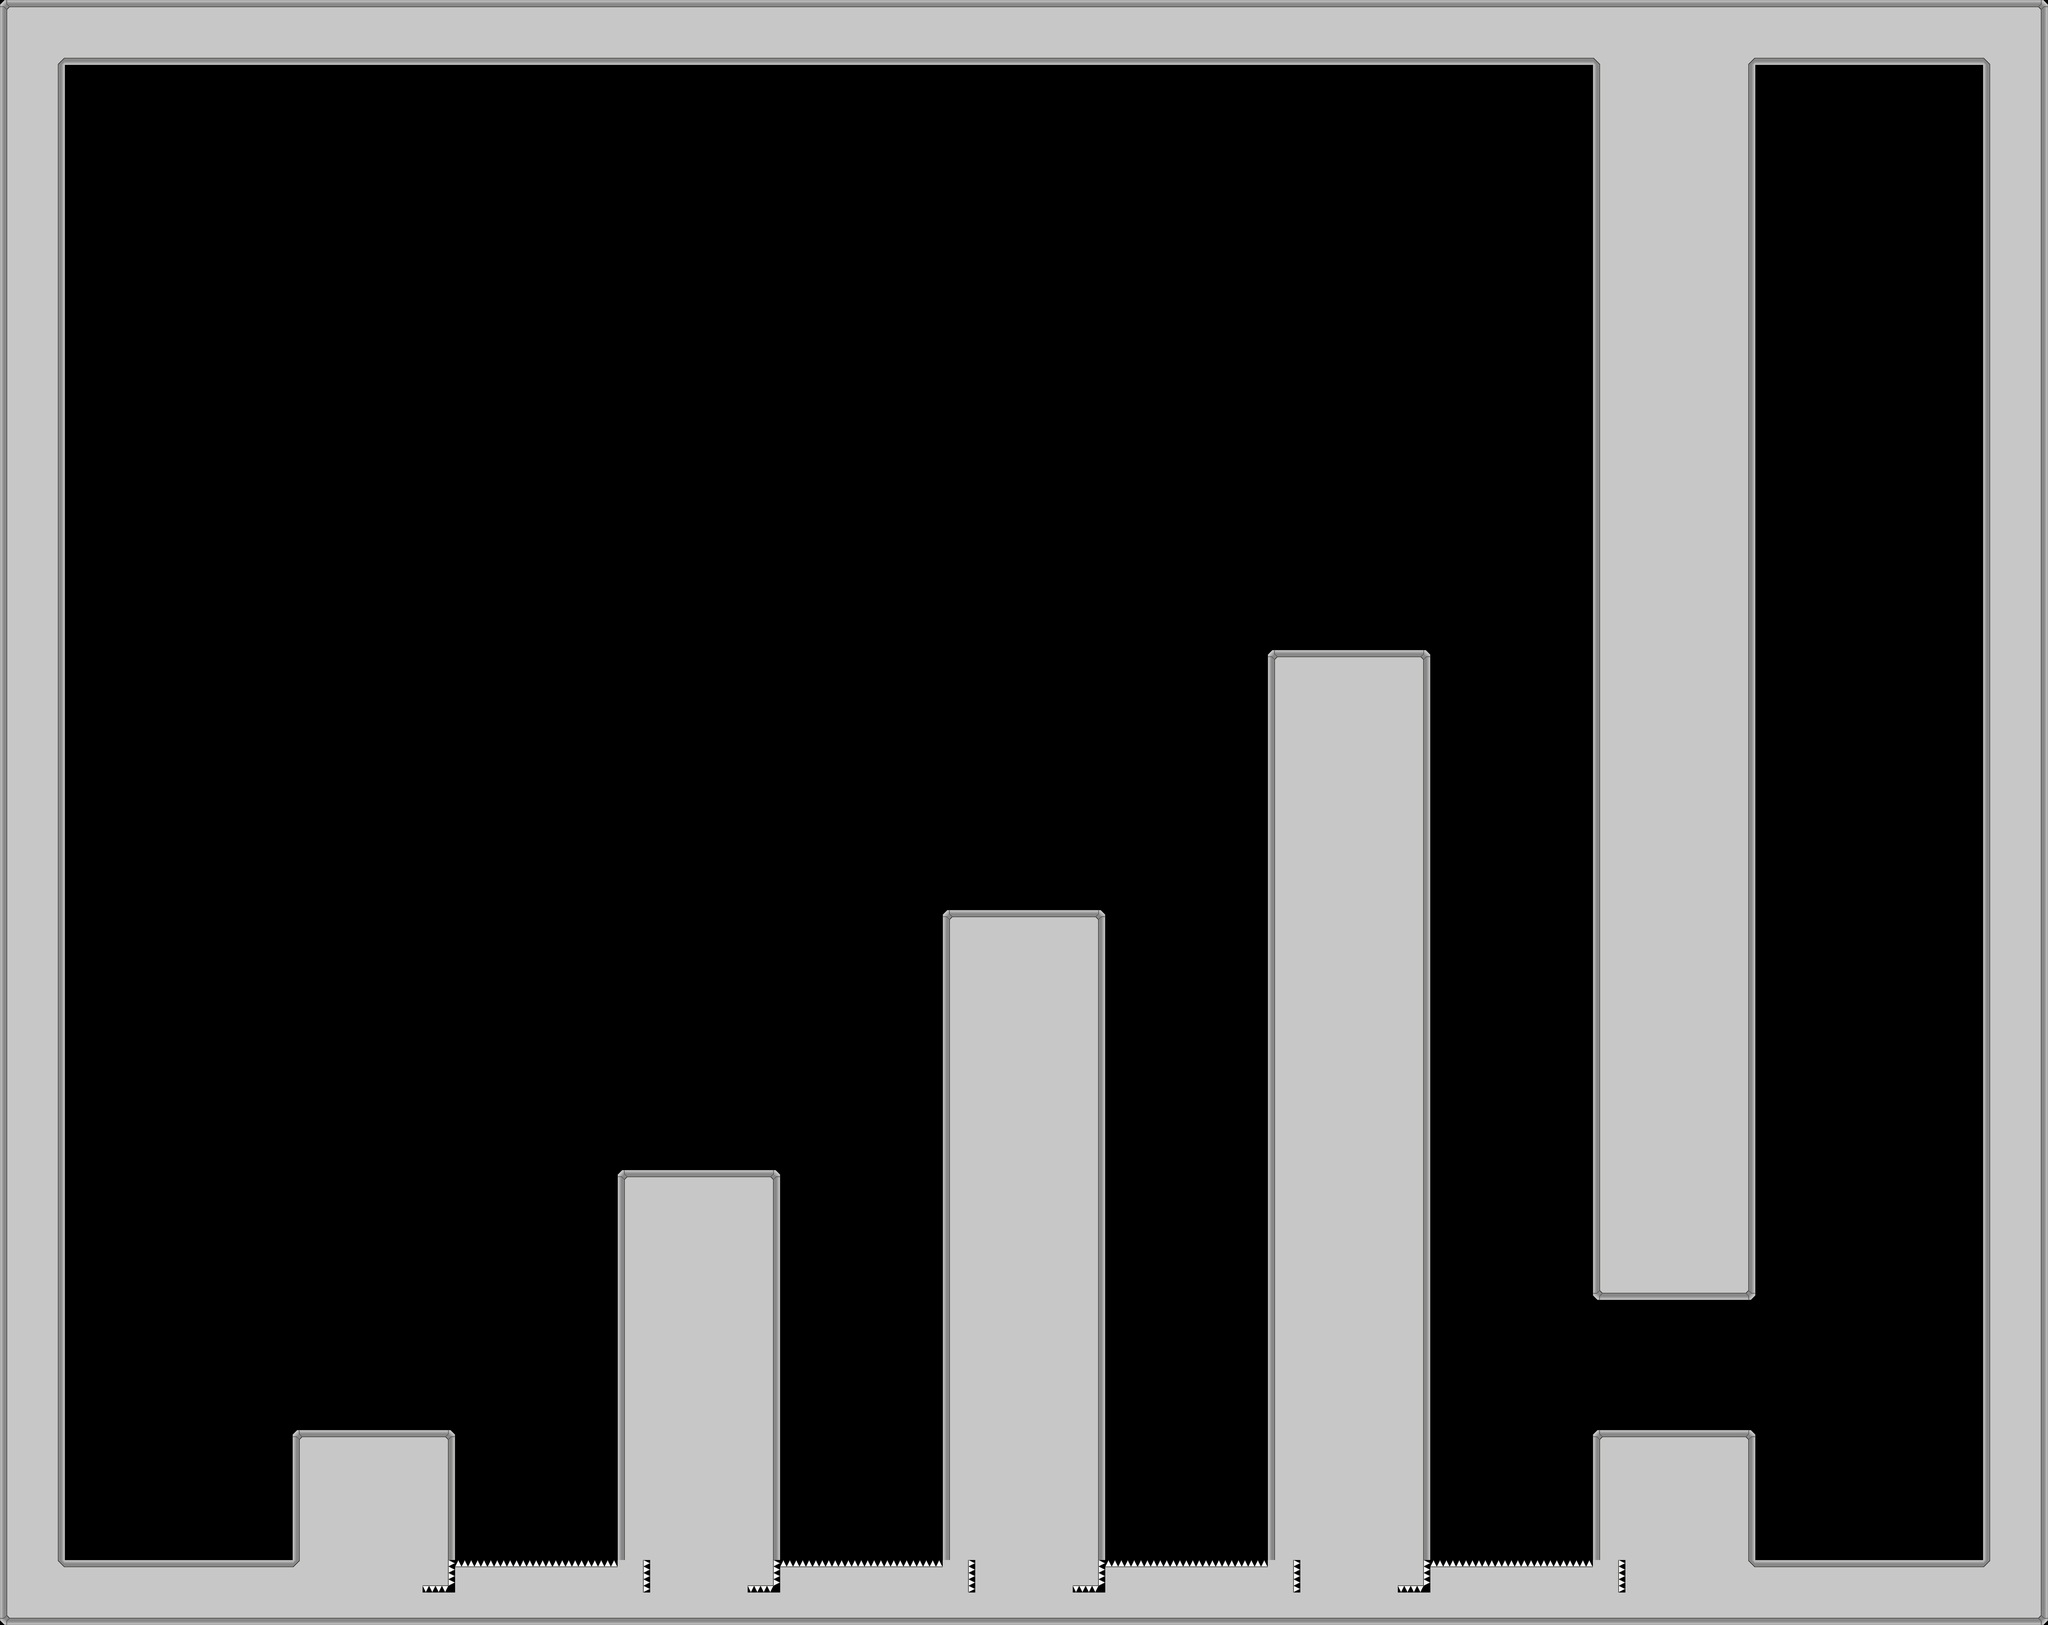

This game map was drawn from its Tiled (.tmx) file and the tilesets committed beside it. A one-line description and the trimmed map source follow:
An orthogonal 63x50 tile map with 96x96 px tiles, 1 tile layer (Tile Layer 1), 2 tilesets and 49 objects.

<map version="1.0" orientation="orthogonal" renderorder="right-down" width="63" height="50" tilewidth="96" tileheight="96">
 <properties>
  <property name="unity:scale" value="0.03" />
 </properties>
 <tileset firstgid="1" name="spacestation_wall" tilewidth="96" tileheight="96">
  <image source="../Tilesets/spacestation_wall.png" width="480" height="288" />
  <tile id="0">
   <objectgroup draworder="index">
    <object x="48" y="48" width="48" height="48" />
   </objectgroup>
  </tile>
  <tile id="1">
   <objectgroup draworder="index">
    <object x="0" y="48" width="96" height="48" />
   </objectgroup>
  </tile>
  <tile id="2">
   <objectgroup draworder="index">
    <object x="0" y="48" width="48" height="48" />
   </objectgroup>
  </tile>
  <tile id="3">
   <objectgroup draworder="index">
    <object x="0" y="0" width="96" height="48" />
    <object x="0" y="48" width="48" height="48" />
   </objectgroup>
  </tile>
  <tile id="4">
   <objectgroup draworder="index">
    <object x="0" y="0" width="96" height="48" />
    <object x="48" y="48" width="48" height="48" />
   </objectgroup>
  </tile>
  <tile id="5">
   <objectgroup draworder="index">
    <object x="48" y="0" width="48" height="96" />
   </objectgroup>
  </tile>
  <tile id="6">
   <objectgroup draworder="index">
    <object x="0" y="0" width="96" height="96" />
   </objectgroup>
  </tile>
  <tile id="7">
   <objectgroup draworder="index">
    <object x="0" y="0" width="48" height="96" />
   </objectgroup>
  </tile>
  <tile id="8">
   <objectgroup draworder="index">
    <object x="0" y="0" width="48" height="48" />
    <object x="0" y="48" width="96" height="48" />
   </objectgroup>
  </tile>
  <tile id="9">
   <objectgroup draworder="index">
    <object x="48" y="0" width="48" height="48" />
    <object x="0" y="48" width="96" height="48" />
   </objectgroup>
  </tile>
  <tile id="10">
   <objectgroup draworder="index">
    <object x="48" y="0" width="48" height="48" />
   </objectgroup>
  </tile>
  <tile id="11">
   <objectgroup draworder="index">
    <object x="0" y="0" width="96" height="48" />
   </objectgroup>
  </tile>
  <tile id="12">
   <objectgroup draworder="index">
    <object x="0" y="0" width="48" height="48" />
   </objectgroup>
  </tile>
 </tileset>
 <tileset firstgid="16" name="spacestation_trap" tilewidth="96" tileheight="96">
  <image source="../Tilesets/spacestation_trap.png" width="384" height="480" />
  <tile id="0">
   <objectgroup draworder="index">
    <object x="72" y="48" width="24" height="24" />
    <object x="48" y="72" width="48" height="24" />
   </objectgroup>
  </tile>
  <tile id="1">
   <objectgroup draworder="index">
    <object x="0" y="48" width="96" height="48" />
   </objectgroup>
  </tile>
  <tile id="2">
   <objectgroup draworder="index">
    <object x="0" y="48" width="24" height="24" />
    <object x="0" y="72" width="48" height="24" />
   </objectgroup>
  </tile>
  <tile id="3">
   <objectgroup draworder="index">
    <object x="48" y="0" width="48" height="96" />
   </objectgroup>
  </tile>
  <tile id="4">
   <objectgroup draworder="index">
    <object x="48" y="0" width="48" height="24" />
    <object x="72" y="24" width="24" height="24" />
   </objectgroup>
  </tile>
  <tile id="5">
   <objectgroup draworder="index">
    <object x="0" y="0" width="96" height="48" />
   </objectgroup>
  </tile>
  <tile id="6">
   <objectgroup draworder="index">
    <object x="0" y="0" width="48" height="24" />
    <object x="0" y="24" width="24" height="24" />
   </objectgroup>
  </tile>
  <tile id="7">
   <objectgroup draworder="index">
    <object x="0" y="0" width="48" height="96" />
   </objectgroup>
  </tile>
  <tile id="8">
   <objectgroup draworder="index">
    <object x="0" y="0" width="96" height="48" />
    <object x="0" y="48" width="48" height="48" />
   </objectgroup>
  </tile>
  <tile id="9">
   <objectgroup draworder="index">
    <object x="0" y="0" width="96" height="48" />
    <object x="48" y="48" width="48" height="48" />
   </objectgroup>
  </tile>
  <tile id="10">
   <objectgroup draworder="index">
    <object x="0" y="0" width="96" height="48" />
    <object x="0" y="48" width="48" height="48" />
   </objectgroup>
  </tile>
  <tile id="11">
   <objectgroup draworder="index">
    <object x="0" y="0" width="96" height="48" />
    <object x="48" y="48" width="48" height="48" />
   </objectgroup>
  </tile>
  <tile id="12">
   <objectgroup draworder="index">
    <object x="0" y="0" width="48" height="48" />
    <object x="0" y="48" width="96" height="48" />
   </objectgroup>
  </tile>
  <tile id="13">
   <objectgroup draworder="index">
    <object x="48" y="0" width="48" height="48" />
    <object x="0" y="48" width="96" height="48" />
   </objectgroup>
  </tile>
  <tile id="14">
   <objectgroup draworder="index">
    <object x="0" y="0" width="48" height="48" />
    <object x="0" y="48" width="96" height="48" />
   </objectgroup>
  </tile>
  <tile id="15">
   <objectgroup draworder="index">
    <object x="48" y="0" width="48" height="48" />
    <object x="0" y="48" width="96" height="48" />
   </objectgroup>
  </tile>
  <tile id="16">
   <objectgroup draworder="index">
    <object x="0" y="48" width="96" height="48" />
   </objectgroup>
  </tile>
  <tile id="17">
   <objectgroup draworder="index">
    <object x="0" y="0" width="48" height="96" />
   </objectgroup>
  </tile>
  <tile id="18">
   <objectgroup draworder="index">
    <object x="0" y="0" width="96" height="48" />
   </objectgroup>
  </tile>
  <tile id="19">
   <objectgroup draworder="index">
    <object x="48" y="0" width="48" height="96" />
   </objectgroup>
  </tile>
 </tileset>
 <layer name="Tile Layer 1" width="63" height="50">
  <data>[3150 cells, 966 non-empty, 16 distinct tile ids]</data>
 </layer>
</map>